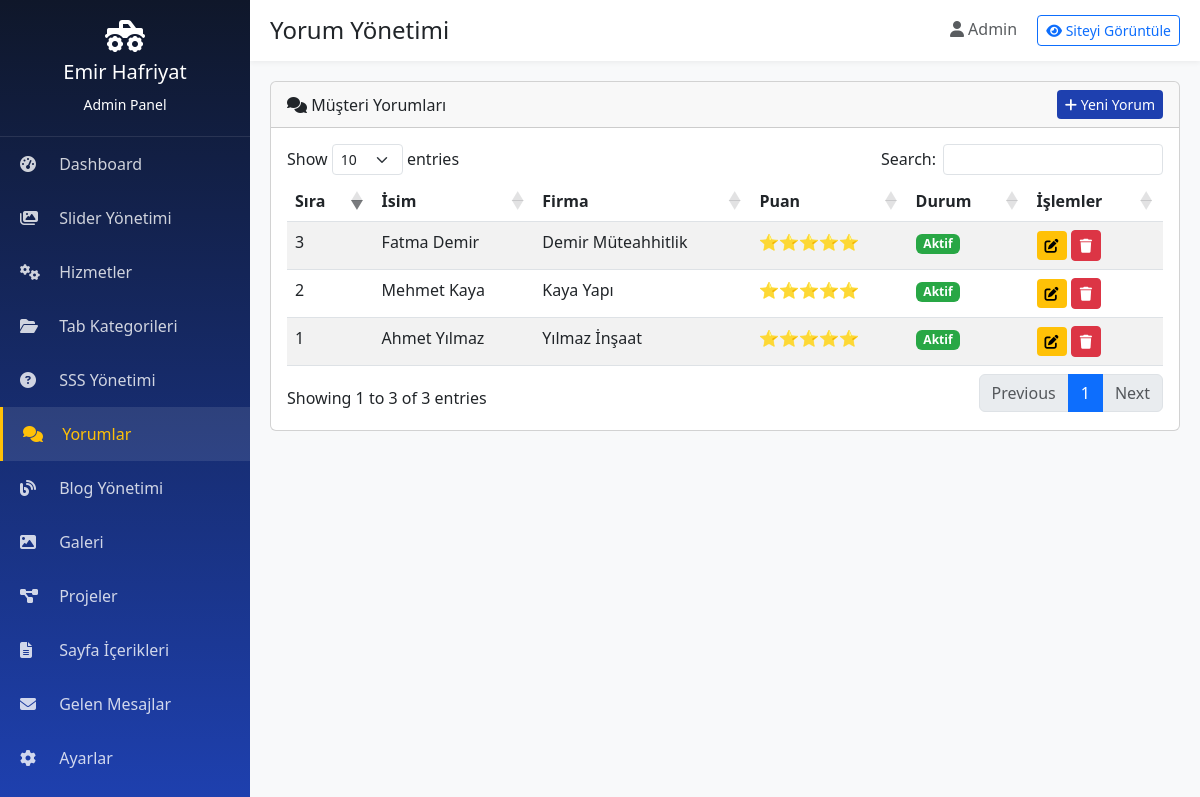
Page /admin/testimonials.php (signed in) on the committed database.
### tables this page shows
CREATE TABLE `testimonials` (
  `id` int(11) NOT NULL AUTO_INCREMENT,
  `client_name` varchar(100) NOT NULL,
  `client_company` varchar(150) DEFAULT NULL,
  `comment` text NOT NULL,
  `rating` int(11) DEFAULT 5,
  `image` varchar(255) DEFAULT NULL,
  `sort_order` int(11) DEFAULT 0,
  `status` tinyint(1) DEFAULT 1,
  `created_at` timestamp NOT NULL DEFAULT CURRENT_TIMESTAMP,
  PRIMARY KEY (`id`)
);

### config.php (called while the page is built, shortened)
<?php
spl_autoload_register(function($class) {
    $file = BASE_PATH . '/includes/classes/' . $class . '.php';
});
require_once BASE_PATH . '/includes/functions.php';

### includes/classes/Database.php (called while the page is built, shortened)
<?php
class Database {
    private static $instance = null;
    private $conn;
    private function __construct() {
        try {
            $dsn = "mysql:host=" . DB_HOST . ";dbname=" . DB_NAME . ";charset=" . DB_CHARSET;
            $this->conn = new PDO($dsn, DB_USER, DB_PASS);
            $this->conn->setAttribute(PDO::ATTR_ERRMODE, PDO::ERRMODE_EXCEPTION);
            $this->conn->setAttribute(PDO::ATTR_DEFAULT_FETCH_MODE, PDO::FETCH_ASSOC);
            $this->conn->setAttribute(PDO::ATTR_EMULATE_PREPARES, false);
        } catch(PDOException $e) {
            die("Veritabanı bağlantısı başarısız: " . $e->getMessage());
        }
    }
    public static function getInstance() {
        if (self::$instance === null) {
            self::$instance = new self();
        }
        return self::$instance;
    }
    public function query($sql, $params = []) {
        try {
            $stmt = $this->conn->prepare($sql);
            $stmt->execute($params);
            return $stmt;
        } catch(PDOException $e) {
            error_log("Query Error: " . $e->getMessage());
            return false;
        }
    }
    public function fetchAll($sql, $params = []) {
        $stmt = $this->query($sql, $params);
        return $stmt ? $stmt->fetchAll() : [];
    }
}

### includes/functions.php (called while the page is built, shortened)
<?php
function clean($data) {
    return htmlspecialchars(strip_tags(trim($data)), ENT_QUOTES, 'UTF-8');
}

### admin/testimonials.php (the view, shortened to what this page needs)
<?php
include 'includes/header.php';
$testimonials = $db->fetchAll("SELECT * FROM testimonials ORDER BY sort_order ASC");
?>
<div class="card">
    <div class="card-header d-flex justify-content-between align-items-center">
        <span><i class="fas fa-comments"></i> Müşteri Yorumları</span>
        <a href="testimonial_add.php" class="btn btn-sm btn-primary"><i class="fas fa-plus"></i> Yeni Yorum</a>
    </div>
    <div class="card-body">
        <table class="table table-striped datatable">
            <thead><tr><th>Sıra</th><th>İsim</th><th>Firma</th><th>Puan</th><th>Durum</th><th>İşlemler</th></tr></thead>
            <tbody>
                <?php foreach ($testimonials as $t): ?>
                    <tr>
                        <td><?= $t['sort_order'] ?></td>
                        <td><?= clean($t['client_name']) ?></td>
                        <td><?= clean($t['client_company']) ?></td>
                        <td><?= str_repeat('⭐', $t['rating']) ?></td>
                        <td><?= $t['status'] ? '<span class="badge badge-active">Aktif</span>' : '<span class="badge badge-inactive">Pasif</span>' ?></td>
                        <td class="table-actions">
                            <a href="testimonial_edit.php?id=<?= $t['id'] ?>" class="btn btn-sm btn-warning"><i class="fas fa-edit"></i></a>
                            <a href="testimonial_delete.php?id=<?= $t['id'] ?>" class="btn btn-sm btn-danger btn-delete"><i class="fas fa-trash"></i></a>
                        </td>
                    </tr>
                <?php endforeach; ?>
            </tbody>
        </table>
    </div>
</div>
<?php include 'includes/footer.php'; ?>

### admin/includes/header.php (style rules this page uses)
:root { --sidebar-width: 250px; --primary-yellow: #FFC107; --primary-blue: #1E40AF; --dark-blue: #0F172A; }
body { background: #f8f9fa; }
.btn-primary { background: var(--primary-blue); border: none; }
.btn-warning { background: var(--primary-yellow); border: none; color: #000; }
.table-actions { white-space: nowrap; }
.badge-active { background: #28a745; }

### rows in the picture
testimonials: sort_order "1", client_name "Ahmet Yılmaz", client_company "Yılmaz İnşaat", rating "⭐⭐⭐⭐⭐", status "Aktif"
testimonials: sort_order "2", client_name "Mehmet Kaya", client_company "Kaya Yapı", rating "⭐⭐⭐⭐⭐", status "Aktif"
testimonials: sort_order "3", client_name "Fatma Demir", client_company "Demir Müteahhitlik", rating "⭐⭐⭐⭐⭐", status "Aktif"

### other values in the picture
$pageTitle "Yorum Yönetimi"
$_SESSION['admin_name'] "Admin"
